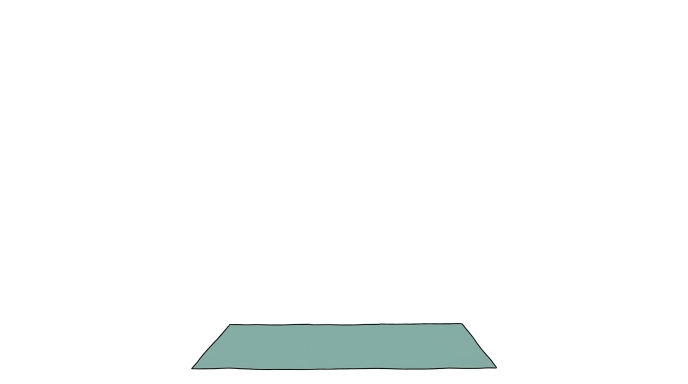
#> input picture prototypes/quirky/bg-empty.png, 1376 x 768 px (shown at 1/2 size)
$ python cutout.py
#> lines starting #> are read from the running program, lines starting #| are printed output that depends on the picture; after the words box and inside, x2 and y2 are one past the last pixel; in counts of white or black regions, pixels touching at a corner belong together; pictures that were not available may be replaced by others from this repository, and a replacement may not be noted
# Cuts each figure (and the logo) out of its still as a transparent PNG.
# The scene is only pure white paper and a teal mat with a black outline, so anything else is the figure.
import cv2, numpy as np
bg = cv2.imread('bg-empty.png')
#> bg is the input picture: shape (768, 1376, 3); mean B, G, R 250.4, 250.8, 249
bg_line = cv2.dilate((bg.max(2) < 120).astype(np.uint8), np.ones((5, 5), np.uint8)) > 0  # the mat's own outline
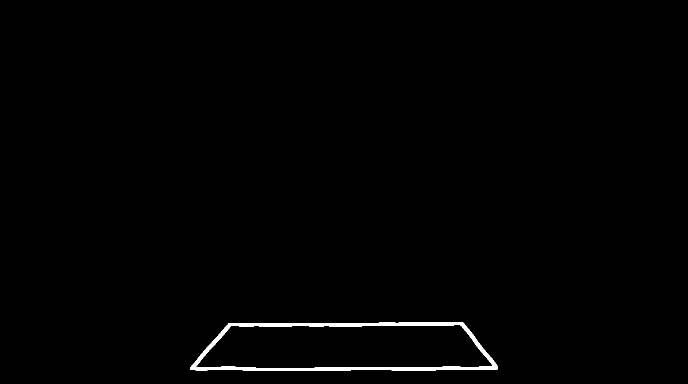
#> bg_line: shape (768, 1376) bool (shown at 1/2 size); 0.79% white; 1 white region, box (x1, y1, x2, y2) and area: (381, 644, 996, 742) 8330
for name in ['mountain', 'warrior2', 'logo-on-mat']:
    im = cv2.imread(name + '.png'); hsv = cv2.cvtColor(im, cv2.COLOR_BGR2HSV)
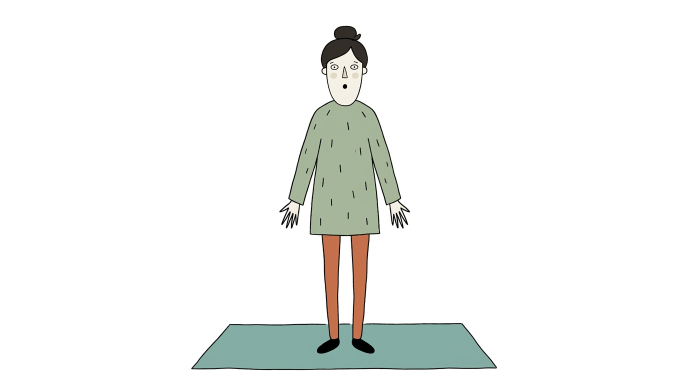
#> input picture prototypes/quirky/mountain.png, 1376 x 768 px (shown at 1/2 size)
#> further down, im is the input picture: shape (768, 1376, 3); mean B, G, R 242.2, 244, 242.6
#> after `hsv = cv2.cvtColor(im, cv2.COLOR_BGR2HSV)`: hsv: shape (768, 1376, 3); mean H, S, V 6.7, 6.9, 244.8
    white = im.min(2) > 246
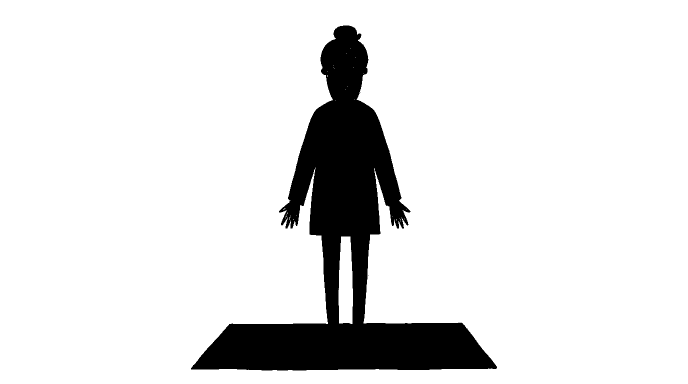
#> white: shape (768, 1376) bool (shown at 1/2 size); 88.9% white; 3 black regions (2 under 20 px), largest, box (x1, y1, x2, y2) and area: (382, 51, 994, 741) 117307
    teal = (hsv[..., 0] >= 78) & (hsv[..., 0] <= 100) & (hsv[..., 1] > 40)
#> teal: shape (768, 1376) bool; 4.2% white; 5 white regions (4 under 20 px), largest, box (x1, y1, x2, y2) and area: (384, 647, 992, 740) 44869
    fig = ~white & ~teal
#> fig: shape (768, 1376) bool; 6.9% white; 63 white regions (62 under 20 px), largest, box (x1, y1, x2, y2) and area: (382, 51, 994, 741) 72288
    near = np.abs(im.astype(int) - bg.astype(int)).max(2) < 40
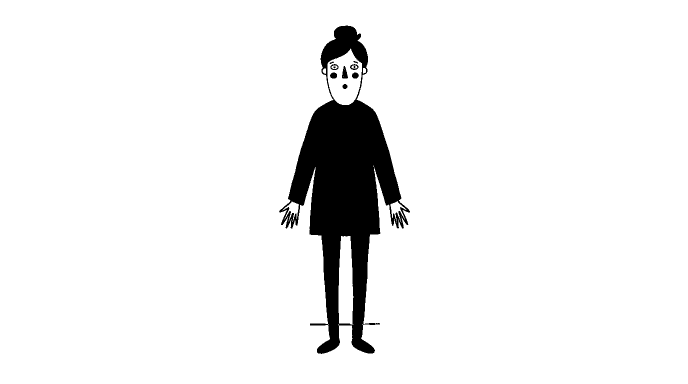
#> near: shape (768, 1376) bool (shown at 1/2 size); 94% white; 11 black regions (2 under 20 px), largest, box (x1, y1, x2, y2) and area: (558, 51, 820, 708) 63102, (684, 132, 696, 157) 194, (660, 145, 674, 157) 136
    fig &= ~(bg_line & near)           # the mat outline where the figure doesn't cover it
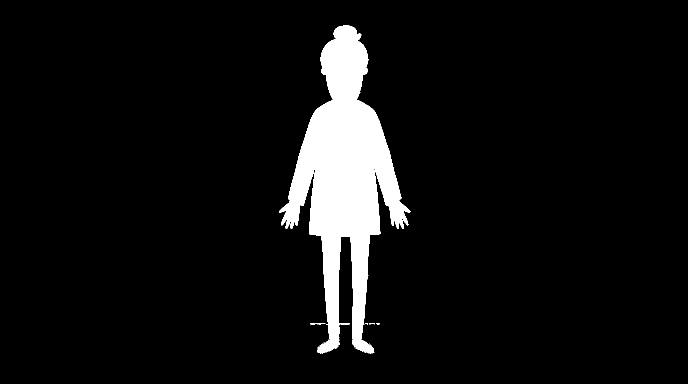
#> fig: shape (768, 1376) bool (shown at 1/2 size); 6.6% white; 25 white regions (23 under 20 px), largest, box (x1, y1, x2, y2) and area: (558, 51, 821, 708) 70095, (620, 647, 651, 650) 47
    m = fig.astype(np.uint8) * 255
    m = cv2.morphologyEx(m, cv2.MORPH_CLOSE, np.ones((3, 3), np.uint8))
#> m: shape (768, 1376); 6.7% white; 4 white regions (1 under 20 px), largest, box (x1, y1, x2, y2) and area: (558, 51, 821, 708) 70514, (620, 647, 651, 650) 56, (738, 646, 760, 650) 51
    n, lab, st, _ = cv2.connectedComponentsWithStats(m)
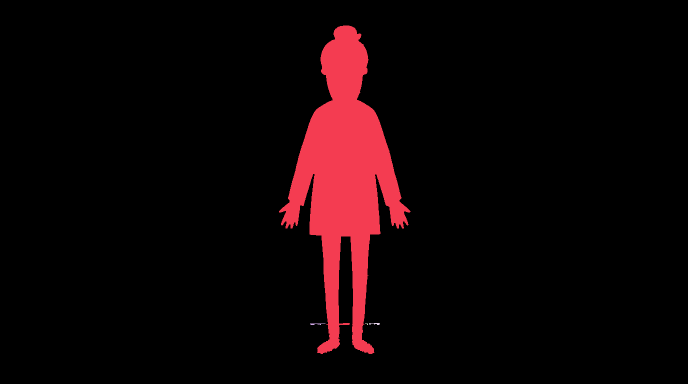
#> lab: shape (768, 1376) int32 (shown at 1/2 size); 5 distinct labels, from 0 to 4; one colour per label, 0 black
#> n = 5; st = [[0, 0, 1376, 768, 986137], [558, 51, 263, 657, 70514], [620, 647, 31, 3, 56], [730, 647, 6, 3, 10], [738, 646, 22, 4, 51]]
    keep = np.zeros_like(m)
    for i in range(1, n):
        if st[i, cv2.CC_STAT_AREA] > 400: keep[lab == i] = 255
#> keep: shape (768, 1376); 6.7% white; 1 white region, box (x1, y1, x2, y2) and area: (558, 51, 821, 708) 70514
    a = cv2.GaussianBlur(keep, (3, 3), 0)
    x, y, w, h = cv2.boundingRect(keep)
#> x = 558; y = 51; w = 263; h = 657
    out = 'fig-' + name.replace('-on-mat', '') + '.png'
    cv2.imwrite(out, np.dstack([im, a])[y:y+h, x:x+w], [cv2.IMWRITE_PNG_COMPRESSION, 9])
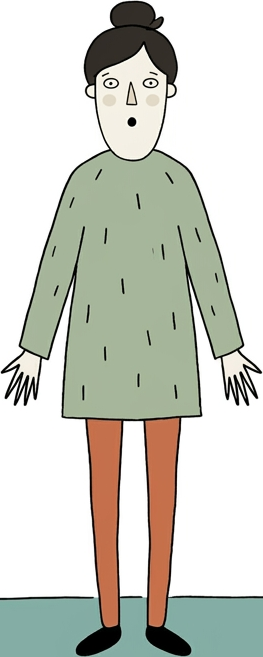
#> saved as fig-mountain.png: shape (657, 263, 4); mean B, G, R, A 196.4, 205.8, 204.2, 104.1
    print(out, x, y, w, h)
#| fig-mountain.png 558 51 263 657
#> pass 2 of the loop `for name in ['mountain', 'warrior2', 'logo-on-mat']:`:
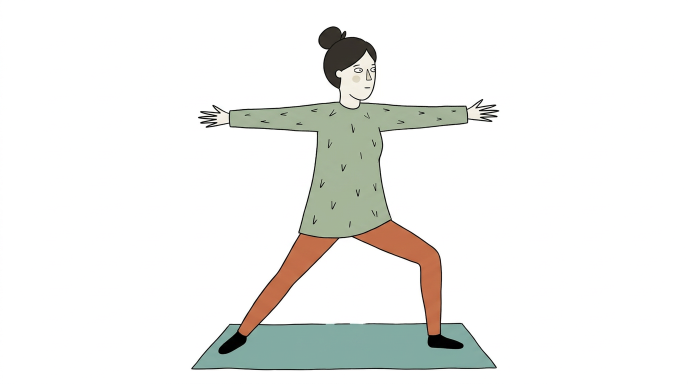
#> input picture prototypes/quirky/warrior2.png, 1376 x 768 px (shown at 1/2 size)
#> im is the input picture: shape (768, 1376, 3); mean B, G, R 238, 240.5, 239.9
#> hsv: shape (768, 1376, 3); mean H, S, V 26.9, 9.4, 242.3
#> white: shape (768, 1376) bool; 86.3% white; 33 black regions (32 under 20 px), largest, box (x1, y1, x2, y2) and area: (382, 52, 999, 741) 144385
#> teal: shape (768, 1376) bool; 4.1% white; 113 white regions (112 under 20 px), largest, box (x1, y1, x2, y2) and area: (384, 646, 993, 740) 43649
#> near: shape (768, 1376) bool; 91.3% white; 56 black regions (45 under 20 px), largest, box (x1, y1, x2, y2) and area: (396, 52, 999, 709) 90590, (563, 646, 779, 651) 646, (704, 150, 721, 165) 199
#> lab: shape (768, 1376) int32; 39 distinct labels, from 0 to 38
#> n = 39; st = 39 rows, first 6: [0, 0, 1376, 768, 956918], [395, 52, 604, 657, 99038], [657, 645, 61, 5, 153], [910, 645, 14, 4, 18], [446, 647, 19, 14, 51], [563, 647, 90, 4, 192]
#> after the loop `for i in range(1, n):`:
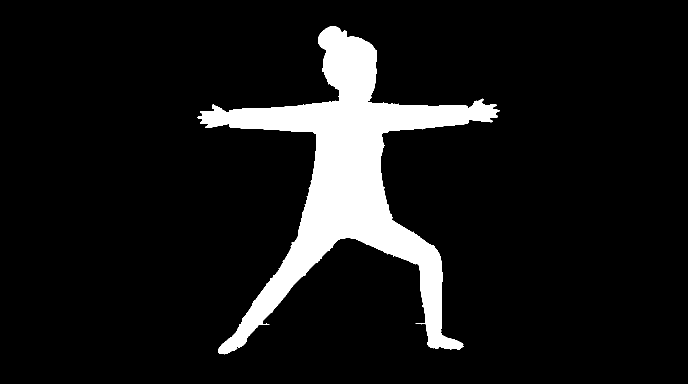
#> keep: shape (768, 1376) (shown at 1/2 size); 9.4% white; 1 white region, box (x1, y1, x2, y2) and area: (395, 52, 999, 709) 99038
#> x = 395; y = 52; w = 604
#> `cv2.imwrite(out, np.dstack([im, a])[y:y+h, x:x+w], [cv2.IMWRITE_PNG_CO..`:
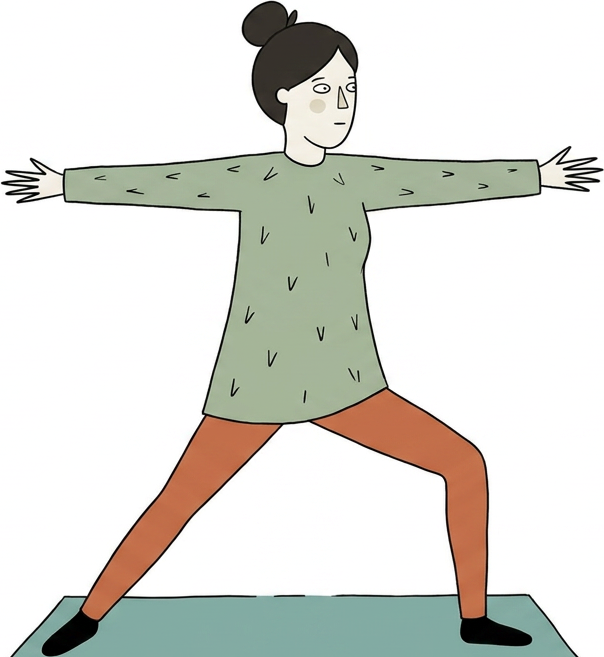
#> saved as fig-warrior2.png: shape (657, 604, 4); mean B, G, R, A 214.6, 220.7, 220.8, 63.6
#| fig-warrior2.png 395 52 604 657
